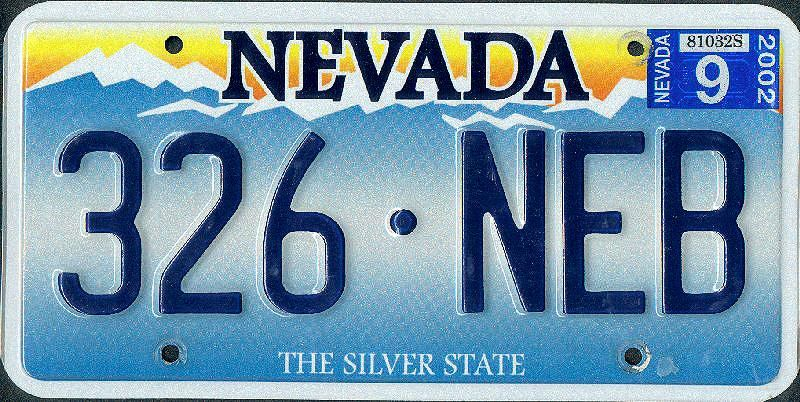
#> input picture Chapter 06. Region Description/images/nevada.jpg, 800 x 402 px
$ jupyter execute --allow-errors '6.2 Appearance descriptors.ipynb'
#> lines starting #> are read from the running program, lines starting #| are printed output that depends on the picture
# 6.2 Appearance descriptors

In the previous notebook we described regions by their shape, using only their binary mask or their boundary. **Appearance descriptors**, instead, characterize the **pixel values inside the region**: which intensities or colors are present (**intensity/color statistics**) and how they are spatially arranged (**texture**), as shown in Fig. 1. Notice that, unlike shape descriptors, they don't require binary images as input.

<center>

    <figcaption>Fig. 1. The appearance of a region can be described by its intensity/color (pixel values, histogram, color statistics) and by its texture (spatial arrangement and repeated local patterns).</figcaption>
</center>$\\[5pt]$

This notebook covers different appearance description techniques:

- Intensity statistics and histogram moments (<a href="#621">section 6.2.1</a>)
- Texture description with the Gray-Level Co-occurrence Matrix (GLCM) (<a href="#622">section 6.2.2</a>)
- The invariance of both descriptors to rotation and scale (<a href="#623">section 6.2.3</a>)

## Problem context - Identification of the state of a license plate

An American company contacted us to develop a **texture description method** that describes **a license plate according to its state of origin**, instead of the characters on it. As you may know, the USA uses a different license plate for each state in the country (see Fig. 2).

<center>

    <figcaption>Fig. 2. License plates from different states of the USA.</figcaption>
</center>$\\[5pt]$

You will apply some appearance description methods to this problem, like **histogram moments** or **co-occurrence matrices**. Your task is to develop a method returning a feature vector $\mathbf{f}$ that allows for the identification of the state of origin of such license plates.

> 🔍 <font color="#0072B2"><b>AI Exploration:</b> Texture description in practice</font>
> **Suggested prompt**
> *In the context of computer vision, in which applications is texture description used today (e.g. medical imaging, remote sensing or industrial inspection), and which texture descriptors are common besides the gray-level co-occurrence matrix?*

[cell 1]
# In case of using Google Colab, mount Google Drive
try:
    from google.colab import drive
    drive.mount('/content/drive')
    # If your notebook and images are in your Drive, change directory accordingly:
    # %cd '/content/drive/MyDrive/Colab Notebooks/uma_cv_2027/Chapter 06. Region Description'
except ImportError:
    pass

import numpy as np
import cv2
import matplotlib.pyplot as plt
import matplotlib
matplotlib.rcParams['figure.figsize'] = (15.0, 8.0)

images_path = './images/'

## 6.2.1 Intensity statistics <a id="621"></a>

Intensity (and color) statistics describe **which pixel values are present in the region**. For a grayscale region $R$ with $N$ pixels of intensities $I(x,y)$, the most common ones are:

- **Mean intensity** (brightness):

  $$\mu_I = \frac{1}{N} \sum_{(x,y) \in R} I(x,y)$$

- **Variance** (contrast):

  $$\sigma_I^2 = \frac{1}{N} \sum_{(x,y) \in R} \left(I(x,y) - \mu_I\right)^2$$

- **Minimum and maximum intensity** (range): $I_{min}$ and $I_{max}$, the darkest and the brightest values of the region.

- **Percentiles**: the intensity below which a given percentage of the pixels of the region falls, e.g. the median is the 50th percentile.

- **Histogram** (distribution of values): $h(z)$, the number of pixels of the region with intensity $z$.

For color regions, the same statistics are computed per channel, e.g. the mean color $\boldsymbol{\mu}_C = [\mu_R, \mu_G, \mu_B]^\top$, along with the color covariance $\Sigma_C$ or color histograms, also in other color spaces (HSV, Lab, ...).

### Histogram moments

The **central moments of the histogram** describe the distribution of the intensities of the region compactly, with a few features. Dividing the histogram by the number of pixels, $p(z) = h(z)/N$, the central moment of order $n$ is:

$$\mu_n = \sum_{z=0}^{255} (z - \mu_I)^n \, p(z)$$

where the mean intensity can also be computed from the histogram, $\mu_I = \sum_{z=0}^{255} z \, p(z)$. Keep in mind that:

- $\mu_0 = 1$ and $\mu_1 = 0$,
- $\mu_2 = \sigma_I^2$ is the variance (contrast),
- $\mu_3$ measures the asymmetry (skewness) of the histogram, and
- $\mu_4$ measures how peaked or flat (kurtosis) the histogram is.

> 🛠️ <font color="#0B6B3A"><b>AI Coding Support:</b> Plotting histograms</font>
> Remember that in Chapter 2 we already computed and plotted histograms with Matplotlib's [`plt.hist()`](https://matplotlib.org/stable/api/_as_gen/matplotlib.pyplot.hist.html), so let's recall how it works!

> **Suggested prompt**
> *I need to plot the histogram of a grayscale image (a 2D NumPy array of type uint8) with Matplotlib's `plt.hist()`. Do not write the full solution. Explain why the image has to be flattened first (e.g. with `np.ravel()`), and what the `bins` and `range` parameters mean when the intensities go from 0 to 255.*

### **<span style="color:green"><b><i>ASSIGNMENT 1: Analyzing histograms</i></b></span>**

In order to play a bit with these moments, let's go back to the state recognition of USA license plates. Two examples of such license plates are shown in Fig. 3.

<center>


    <figcaption>Fig. 3. License plates from Nevada (left) and Hawaii (right).</figcaption>
</center>$\[5pt]$

As we can see, the main difference between them is the texture in the plate background, as each state has a different one. Let's try the histogram moments for describing those textures!

**Your first task** is to plot the histograms of these images, `nevada.jpg` and `hawaii.jpg` (read in grayscale), and check if the shape of the histograms is enough to differentiate them.

[cell 2]
# Assignment 1

# Read images
nevada = cv2.imread(images_path + 'nevada.jpg', cv2.IMREAD_GRAYSCALE)
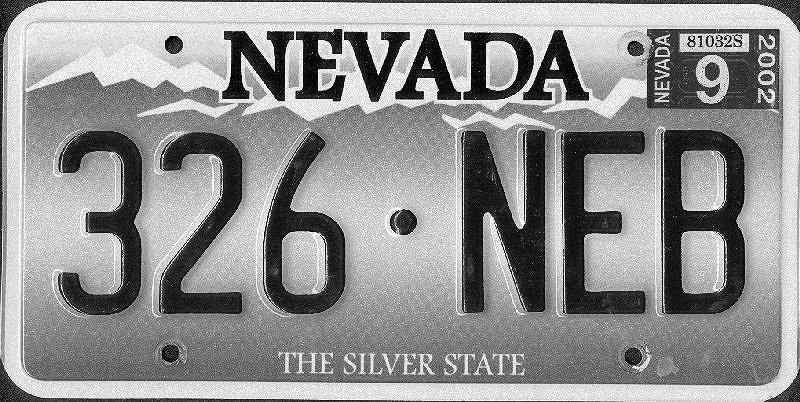
#> nevada: shape (402, 800); min 0, max 255, mean 145.2
hawaii = cv2.imread(images_path + 'hawaii.jpg', cv2.IMREAD_GRAYSCALE)
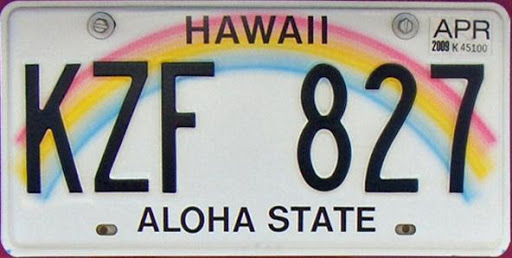
#> input picture Chapter 06. Region Description/images/hawaii.jpg, 512 x 258 px
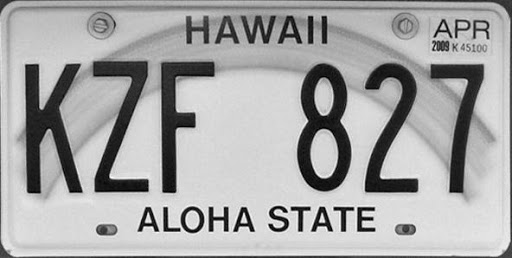
#> hawaii: shape (258, 512); min 0, max 255, mean 166.8

# Show the first histogram
plt.subplot(121)
plt.title("Nevada plate")
#> (the rest of this cell did not finish here and is left out)

Now, let's complete the function `histogram_moments()`, which computes the central moments $\mu_n$ of the histogram of an image. It takes as input:

- an image, and
- the number of moments `k` to be computed ($\mu_0, \dots, \mu_{k-1}$),

and returns an array containing those moments of the image's histogram.

[cell 3]
def histogram_moments(image,k):
    """ Compute the central moments of the histogram of an image.

        Args:
            image: input image
            k: number of moments to compute (mu_0, ..., mu_{k-1})

        Returns:
            histogram_moments: array containing the histogram moments
    """
#> called with image = array of shape (3, 3), k = 6

    # Compute the histogram h(z) and normalize it, p(z) = h(z)/N
    hist = cv2.calcHist([image],[0],None,[256],[0,256]).flatten().astype(np.float64) # Keep the None in this function!
    p = hist/hist.sum()

    # Compute the mean intensity (brightness) of the image
    mu_I = np.sum(np.arange(256)*p)

    # Compute moments
    histogram_moments = np.zeros(k)
    for n in range(k):
        moment = 0.0
        for z in range(256):
            moment += (None-None)**None * None

        histogram_moments[n] = moment

    return histogram_moments

You can use the next code to **test if the results are correct**:

[cell 4]
image = np.array([[10,60,20],[60,22,74],[72,132,2]], dtype=np.uint8)

#> (the rest of this cell did not finish here and is left out)

<font color='blue'>**Expected output:**  </font>

```
[ 1.00000000e+00 -1.77635684e-15  1.50795062e+03  3.83609108e+04
  6.08670794e+06  3.62329032e+08]
```

## 6.2.2 Texture: Gray-Level Co-occurrence Matrix (GLCM) <a id="622"></a>

Histograms describe **which values are present, but not where they occur**, so very different textures may have the same histogram, and therefore the same histogram moments (see Fig. 4).

<center>

    <figcaption>Fig. 4. Three patterns with very different textures but the same histogram.</figcaption>
</center>$\\[5pt]$

**Texture** describes the **spatial arrangement and repetition of the intensity/color values** of a region, providing information about its smoothness, coarseness and regularity (see Fig. 5). In this way, if a region does not present changes in intensity, we say that it is an untextured region.

<center>

    <figcaption>Fig. 5. Examples of different textures.</figcaption>
</center>$\\[5pt]$

Unlike a histogram, the **Gray-Level Co-occurrence Matrix (GLCM)** $A(i,j)$ contains information about the spatial arrangement:

- $i$ and $j$ are **quantized gray levels**: the 256 original levels are often reduced to $L$ = 8, 16 or 32 levels, so $\dim(A) = L \times L$.
- $A(i,j)$ counts how often a pixel of gray level $i$ has a neighboring pixel of gray level $j$ at the **spatial offset** $\mathbf{d} = (\Delta x, \Delta y)$.

Fig. 6 shows an example with $L = 3$ gray levels and $\mathbf{d} = (1,1)$, that is, the neighbor is the pixel one position below and to the right (remember that the $y$ axis points down in images).

<center>

    <figcaption>Fig. 6. GLCM of an image with $L = 3$ gray levels for the offset $\mathbf{d} = (1,1)$.</figcaption>
</center>$\\[5pt]$

To compute texture descriptors, the GLCM is first normalized, so its entries become the **probabilities of intensity co-occurrence**:

$$C(i,j) = \frac{A(i,j)}{\sum_{i,j} A(i,j)}$$

The denominator is the total number of pairs of pixels counted in the GLCM. For example, in Fig. 6 only the $4 \times 4 = 16$ pixels in the first 4 rows and columns have a neighbor at $\mathbf{d} = (1,1)$ inside the $5 \times 5$ image, so $\sum_{i,j} A(i,j) = 16$ and $C(i,j) = \frac{A(i,j)}{16}$.

Some statistics computed from the normalized GLCM that measure texture are (see Fig. 7):

- **Contrast**, high for strong local intensity differences:

  $$\text{Contrast} = \sum_{i,j} (i-j)^2 \, C(i,j)$$

- **Energy**, high for uniform or very regular textures:

  $$\text{Energy} = \sum_{i,j} C(i,j)^2$$

- **Homogeneity**, high when neighboring pixels have similar intensities:

  $$\text{Homogeneity} = \sum_{i,j} \frac{C(i,j)}{1+|i-j|}$$

- **Entropy**, high for complex or random textures (with $0 \log 0 = 0$):

  $$\text{Entropy} = -\sum_{i,j} C(i,j) \log C(i,j)$$

<center>

    <figcaption>Fig. 7. GLCM-based texture descriptors, each with an example of a texture for which it is high.</figcaption>
</center>$\\[5pt]$

Together, they form the texture descriptor $\mathbf{f} = [f_1, f_2, f_3, f_4] = [\text{contrast}, \text{energy}, \text{homogeneity}, \text{entropy}]$.

**Practical issue:** the resulting GLCM descriptor depends on the chosen spatial offset $\mathbf{d}$ and on the gray-level quantization $L$ used to build the matrix.

> 🛠️ <font color="#0B6B3A"><b>AI Coding Support:</b> Building a GLCM with NumPy</font>
> **Suggested prompt**
> *I need to build the gray-level co-occurrence matrix of a grayscale image in Python for a spatial offset d = (dx, dy) whose components may be negative. Do not write the full solution. Explain how to choose the ranges of rows and columns so that both the pixel and its neighbor at offset d fall inside the image, and in which order NumPy indexes the rows and columns of an image.*

### **<span style="color:green"><b><i>ASSIGNMENT 2: Computing the GLCM</i></b></span>**

Let's implement the GLCM descriptor in two functions:

- `glcm()`, which takes an image whose gray levels are already quantized to $\{0, \dots, L-1\}$, the spatial offset `d` $= (\Delta x, \Delta y)$ (whose components may take positive or negative values) and the number of gray levels `L`, and returns the GLCM $A$ (an $L \times L$ matrix of counts).
- `glcm_features()`, which normalizes the GLCM $A$ to obtain $C$, and returns the texture descriptor $\mathbf{f}$ = `[contrast, energy, homogeneity, entropy]`.

Remember that NumPy indexes images as `image[y, x]`, that is, row first and then column. To quantize an image with 256 gray levels to $L$ levels, you can use the `quantize()` function below.

[cell 5]
def quantize(image, L):
    """ Quantize the 256 gray levels of an image to L levels (0, ..., L-1). """
    return (image.astype(np.uint16) * L // 256).astype(np.uint8)

[cell 6]
# Assignment 2
def glcm(image, d, L):
    """ Compute the Gray-Level Co-occurrence Matrix (GLCM) of an image.

        Args:
            image: grayscale image with gray levels in {0, ..., L-1}
            d: spatial offset (dx, dy)
            L: number of gray levels

        Returns:
            A: GLCM, L x L matrix of counts
    """
#> called with image = array of shape (5, 5), d = (1, 1), L = 3

    dx, dy = d
    rows, cols = image.shape
    A = np.zeros((L,L))

    # Ranges of rows (y) and columns (x) where both (x,y) and (x+dx,y+dy) are inside the image
    range_y = range(max(0,-dy), min(rows,rows-dy))
    range_x = range(max(0,-dx), min(cols,cols-dx))

    # Count co-occurrences
    for y in range_y:
        for x in range_x:
            i = None
            j = None
            A[None,None] += 1

    return A


def glcm_features(A):
    """ Compute texture features from a GLCM.

        Args:
            A: GLCM, L x L matrix of counts

        Returns:
            f: texture descriptor [contrast, energy, homogeneity, entropy]
    """

    # Normalize the GLCM
    C = A/np.sum(A)

    # Gray levels i (row) and j (column) of each entry of C
    i, j = np.indices(C.shape)

    # Contrast
    contrast = None

    # Energy
    energy = None

    # Homogeneity
    homogeneity = None

    # Entropy (only over the non-zero entries, since 0 log 0 = 0)
    nonzero = C > 0
    entropy = None

    return np.array([contrast, energy, homogeneity, entropy])
